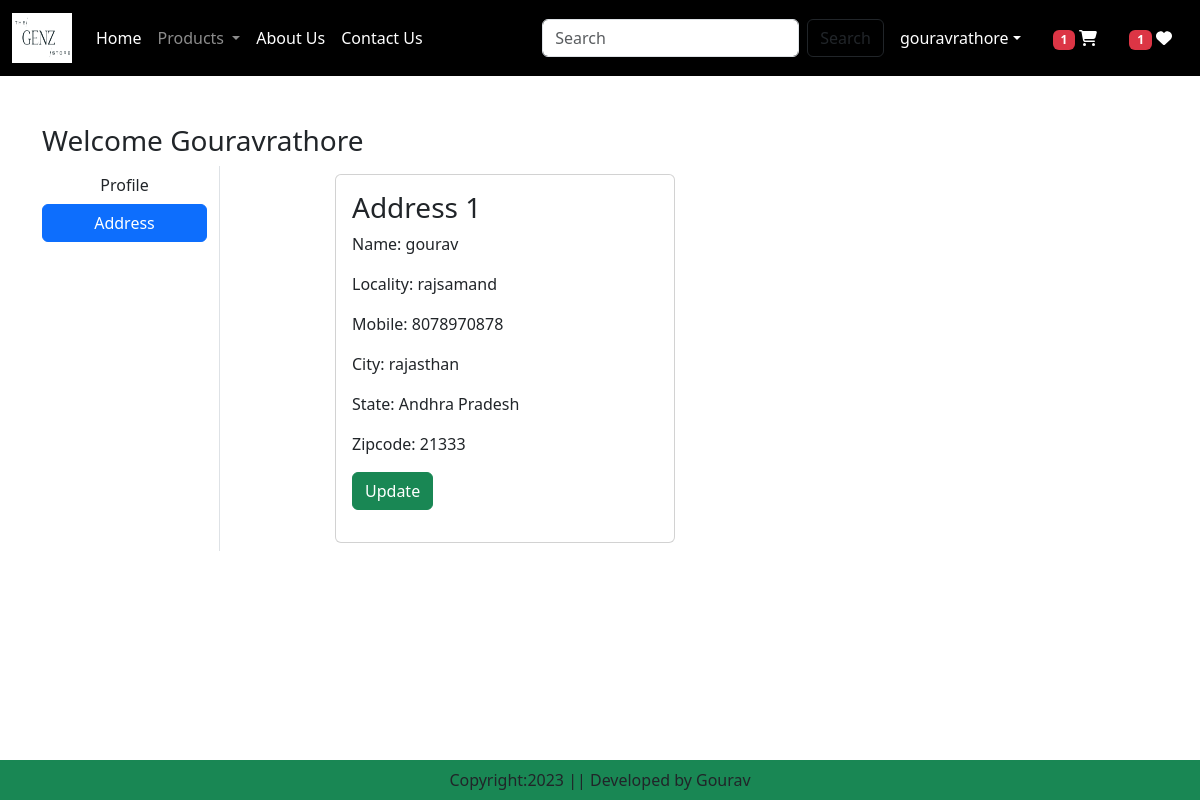
/address/ (signed in), run on the app's committed database.
### app/models.py (models this page shows, shortened)
class Customer(models.Model):
    user = models.ForeignKey(User, on_delete=models.CASCADE)
    name = models.CharField(max_length=200)
    locality = models.CharField(max_length=200)
    city = models.CharField(max_length=200)
    mobile = models.IntegerField(default=0)
    zipcode = models.IntegerField()
    state = models.CharField(choices = STATE_CHOICES, max_length=100)

### app/views.py (the view)
# urls.py: path('address/', views.address, name="address"),
@login_required
def address(request):
    add=Customer.objects.filter(user=request.user)
    totalitem = 0
    wishitem=0
    if request.user.is_authenticated:
        totalitem = len(Cart.objects.filter(user=request.user))
        wishitem = len(Wishlist.objects.filter(user=request.user))
    return render(request, "app/address.html", locals())

### app/templates/app/address.html (shortened to what this page needs)
{% extends 'app/base.html' %}
{% load static %}
{% block main-content %}
<div class="container my-5">
    <div class="row">
        <h3>Welcome <span class="text-capitalize">{{request.user}}</span></h3>
        <div class="col-sm-2 border-end">
            <ul class="list-unstyled">
                <li class="d-grid"><a href="{% url 'profile' %}" class="btn">Profile</a></li>
                <li class="d-grid"><a href="{% url 'address' %}" class="btn btn-primary">Address</a></li>
            </ul>
        </div>
        <div class=" col-sm-8 offset-sm-1">
            <div class="row">
                {% for ad in add %}
                    <div class="col-sm-6">
                        <div class="card m-2">
                            <div class="card-body">
                                <h3>Address {{forloop.counter}}</h3>
                                <p>Name: {{ad.name}}</p>
                                <p>Locality: {{ad.locality}}</p>
                                <p>Mobile: {{ad.mobile}}</p>
                                <p>City: {{ad.city}}</p>
                                <p>State: {{ad.state}}</p>
                                <p>Zipcode: {{ad.zipcode}}</p>
                                <p class="text-right"><a href="{% url 'updateAddress' pk=ad.id %}" type="button" class="btn btn-success">Update</a></p>
                            </div>
                        </div>
                    </div>
                {% endfor %}
            </div>
        </div>
    </div>
</div>
{% endblock main-content %}

### app/templates/app/base.html (shortened to what this page needs)
<!DOCTYPE html>
{% load static %}
<html lang="en">
<head>
    <link href="https://cdn.jsdelivr.net/npm/bootstrap@5.3.1/dist/css/bootstrap.min.css" rel="stylesheet">
    <link href="//maxcdn.bootstrapcdn.com/font-awesome/4.1.0/css/font-awesome.min.css" rel="stylesheet">
    <link rel="stylesheet" href="{% static 'app/css/owl.carousel.min.css' %}">
    <link rel="stylesheet" href="{% static 'app/css/all.min.css' %}">
    <link rel="stylesheet" href="{% static 'app/css/style.css' %}">
</head>
<body>
    <nav class="navbar navbar-expand-lg navbar-dark bg-black">
        <div class="container-fluid">
          <a class="navbar-brand" href="#"><img src="{% static 'app/images/logo.png' %}" width="60", height = "50"></a>
          <div class="collapse navbar-collapse" id="navbarSupportedContent">
            <ul class="navbar-nav me-auto mb-2 mb-lg-0">
              {% if request.user.is_authenticated %}
              <li class="nav-item">
                <a class="nav-link active" aria-current="page" href="/">Home</a>
              </li>
              <li class="nav-item dropdown">
                <a class="nav-link dropdown-toggle" href="#" role="button" data-bs-toggle="dropdown" aria-expanded="false">
                  Products
                </a>
              </li>
              <li class="nav-item">
                <a class="nav-link text-white" href="{% url 'about' %}">About Us</a>
              </li>
              <li class="nav-item">
                <a class="nav-link text-white" href="{% url 'contact' %}">Contact Us</a>
              </li>
            </ul>
            <form class="d-flex" role="search" action="/search">
              <input class="form-control me-2" type="search" placeholder="Search" name="search" aria-label="Search">
              <button class="btn btn-outline-dark" type="submit">Search</button>
            </form>
          </div>
          <ul class="navbar-nav me-auto mb-2 mb-lg-0">
            <li class="nav-item dropdown mx-2">
                <a class="nav-link dropdown-toggle text-white" href="#" id="profileDropdown" role="button" data-bs-toggle="dropdown" aria-expanded="false">{{request.user}}</a>
            </li>
            <li class="nav-item mx-2">
                <a href="{% url 'showcart' %}" class="nav-link text-white">{% if totalitem > 0 %} <span class="badge bg-danger"> {{totalitem}} </span>{% endif %} <i class="fa fa-shopping-cart"></i></a>
            </li>
            <li class="nav-item mx-2">
                <a href="{% url 'showwishlist' %}" class="nav-link text-white">{% if wishitem > 0 %} <span class="badge bg-danger"> {{wishitem}} </span>  {% endif %} <i class="fa fa-heart"></i></a>
            </li>
            {% endif %}
          </ul>
        </div>
    </nav>
    {% block main-content %}{% endblock main-content %}
    <footer class="container-fluid bg-success fixed-bottom text-center p-2 mt-5">
        Copyright:2023 || Developed by Gourav
    </footer>
</body>
</html>

### data on the page
Customer: name "gourav", locality "rajsamand", mobile "8078970878", city "rajasthan", state "Andhra Pradesh", zipcode "21333"

### other printed values
{{ request.user }} "gouravrathore"
{{ totalitem }} "1"
{{ wishitem }} "1"
{{ request.user }} "Gouravrathore"
